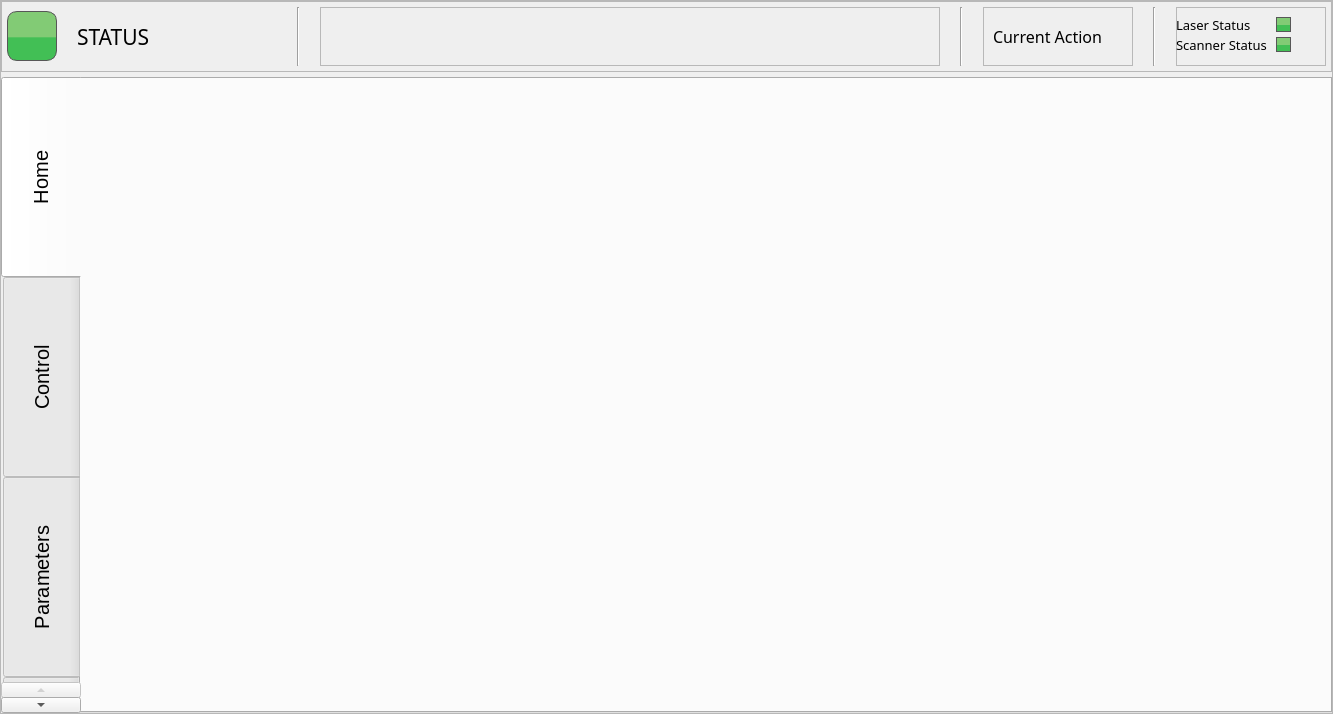
<?xml version="1.0" encoding="UTF-8"?>
<ui version="4.0">
 <class>Form</class>
 <widget class="QWidget" name="Form">
  <property name="geometry">
   <rect>
    <x>0</x>
    <y>0</y>
    <width>1333</width>
    <height>714</height>
   </rect>
  </property>
  <property name="windowTitle">
   <string>Form</string>
  </property>
  <layout class="QVBoxLayout" name="verticalLayout">
   <property name="spacing">
    <number>0</number>
   </property>
   <property name="leftMargin">
    <number>0</number>
   </property>
   <property name="topMargin">
    <number>0</number>
   </property>
   <property name="rightMargin">
    <number>0</number>
   </property>
   <property name="bottomMargin">
    <number>0</number>
   </property>
   <item>
    <widget class="QFrame" name="frame">
     <property name="frameShape">
      <enum>QFrame::StyledPanel</enum>
     </property>
     <property name="frameShadow">
      <enum>QFrame::Raised</enum>
     </property>
     <layout class="QVBoxLayout" name="verticalLayout_2">
      <property name="spacing">
       <number>5</number>
      </property>
      <property name="leftMargin">
       <number>0</number>
      </property>
      <property name="topMargin">
       <number>0</number>
      </property>
      <property name="rightMargin">
       <number>0</number>
      </property>
      <property name="bottomMargin">
       <number>0</number>
      </property>
      <item>
       <widget class="QFrame" name="frame_2">
        <property name="minimumSize">
         <size>
          <width>0</width>
          <height>71</height>
         </size>
        </property>
        <property name="maximumSize">
         <size>
          <width>16777215</width>
          <height>71</height>
         </size>
        </property>
        <property name="styleSheet">
         <string notr="true"/>
        </property>
        <property name="frameShape">
         <enum>QFrame::StyledPanel</enum>
        </property>
        <property name="frameShadow">
         <enum>QFrame::Raised</enum>
        </property>
        <layout class="QHBoxLayout" name="horizontalLayout" stretch="0,0,0,0,0,0,0,0">
         <property name="spacing">
          <number>20</number>
         </property>
         <property name="leftMargin">
          <number>5</number>
         </property>
         <property name="topMargin">
          <number>5</number>
         </property>
         <property name="rightMargin">
          <number>5</number>
         </property>
         <property name="bottomMargin">
          <number>5</number>
         </property>
         <item>
          <widget class="QLabel" name="printerStatusColour">
           <property name="minimumSize">
            <size>
             <width>50</width>
             <height>50</height>
            </size>
           </property>
           <property name="maximumSize">
            <size>
             <width>50</width>
             <height>50</height>
            </size>
           </property>
           <property name="font">
            <font>
             <family>Gotham</family>
             <pointsize>16</pointsize>
             <weight>50</weight>
             <bold>false</bold>
             <underline>false</underline>
             <strikeout>false</strikeout>
            </font>
           </property>
           <property name="styleSheet">
            <string notr="true">     border: 1px solid rgb(87, 87, 87);
	border-radius: 10px;
	background-color: qlineargradient(spread:pad, x1:0, y1:0.523, x2:0, y2:0.534, stop:0 rgba(130, 203, 117, 255), stop:1 rgba(66, 191, 85, 255));</string>
           </property>
           <property name="text">
            <string/>
           </property>
           <property name="alignment">
            <set>Qt::AlignCenter</set>
           </property>
          </widget>
         </item>
         <item>
          <widget class="QLabel" name="printerStatus">
           <property name="minimumSize">
            <size>
             <width>200</width>
             <height>0</height>
            </size>
           </property>
           <property name="font">
            <font>
             <family>Gotham</family>
             <pointsize>16</pointsize>
             <weight>50</weight>
             <bold>false</bold>
             <underline>false</underline>
             <strikeout>false</strikeout>
            </font>
           </property>
           <property name="styleSheet">
            <string notr="true">
background-color: rgba(255, 255, 255, 0);</string>
           </property>
           <property name="text">
            <string>STATUS</string>
           </property>
           <property name="scaledContents">
            <bool>true</bool>
           </property>
           <property name="alignment">
            <set>Qt::AlignLeading|Qt::AlignLeft|Qt::AlignVCenter</set>
           </property>
           <property name="wordWrap">
            <bool>true</bool>
           </property>
          </widget>
         </item>
         <item>
          <widget class="Line" name="line_3">
           <property name="orientation">
            <enum>Qt::Vertical</enum>
           </property>
          </widget>
         </item>
         <item>
          <widget class="QFrame" name="frame_5">
           <property name="frameShape">
            <enum>QFrame::StyledPanel</enum>
           </property>
           <property name="frameShadow">
            <enum>QFrame::Raised</enum>
           </property>
           <layout class="QVBoxLayout" name="verticalLayout_3">
            <item>
             <widget class="QLabel" name="label">
              <property name="minimumSize">
               <size>
                <width>600</width>
                <height>40</height>
               </size>
              </property>
              <property name="maximumSize">
               <size>
                <width>600</width>
                <height>40</height>
               </size>
              </property>
              <property name="text">
               <string/>
              </property>
              <property name="pixmap">
               <pixmap resource="../resources/resource.qrc">:/Logos &amp; Branding/img/Logos/control_center_logo_black.png</pixmap>
              </property>
              <property name="scaledContents">
               <bool>true</bool>
              </property>
             </widget>
            </item>
           </layout>
          </widget>
         </item>
         <item>
          <widget class="Line" name="line_2">
           <property name="orientation">
            <enum>Qt::Vertical</enum>
           </property>
          </widget>
         </item>
         <item>
          <widget class="QFrame" name="frame_4">
           <property name="minimumSize">
            <size>
             <width>150</width>
             <height>0</height>
            </size>
           </property>
           <property name="frameShape">
            <enum>QFrame::StyledPanel</enum>
           </property>
           <property name="frameShadow">
            <enum>QFrame::Raised</enum>
           </property>
           <widget class="QLabel" name="printerStatus_4">
            <property name="geometry">
             <rect>
              <x>10</x>
              <y>0</y>
              <width>131</width>
              <height>59</height>
             </rect>
            </property>
            <property name="minimumSize">
             <size>
              <width>100</width>
              <height>0</height>
             </size>
            </property>
            <property name="font">
             <font>
              <family>Gotham</family>
              <pointsize>12</pointsize>
              <weight>50</weight>
              <bold>false</bold>
              <underline>false</underline>
              <strikeout>false</strikeout>
             </font>
            </property>
            <property name="styleSheet">
             <string notr="true">
background-color: rgba(255, 255, 255, 0);</string>
            </property>
            <property name="text">
             <string>Current Action</string>
            </property>
            <property name="scaledContents">
             <bool>true</bool>
            </property>
            <property name="alignment">
             <set>Qt::AlignLeading|Qt::AlignLeft|Qt::AlignVCenter</set>
            </property>
            <property name="wordWrap">
             <bool>true</bool>
            </property>
           </widget>
          </widget>
         </item>
         <item>
          <widget class="Line" name="line">
           <property name="orientation">
            <enum>Qt::Vertical</enum>
           </property>
          </widget>
         </item>
         <item>
          <widget class="QFrame" name="frame_3">
           <property name="sizePolicy">
            <sizepolicy hsizetype="Minimum" vsizetype="Minimum">
             <horstretch>0</horstretch>
             <verstretch>0</verstretch>
            </sizepolicy>
           </property>
           <property name="minimumSize">
            <size>
             <width>150</width>
             <height>0</height>
            </size>
           </property>
           <property name="frameShape">
            <enum>QFrame::StyledPanel</enum>
           </property>
           <property name="frameShadow">
            <enum>QFrame::Raised</enum>
           </property>
           <widget class="QLabel" name="printerStatus_2">
            <property name="geometry">
             <rect>
              <x>0</x>
              <y>10</y>
              <width>100</width>
              <height>16</height>
             </rect>
            </property>
            <property name="minimumSize">
             <size>
              <width>100</width>
              <height>0</height>
             </size>
            </property>
            <property name="font">
             <font>
              <family>Gotham</family>
              <pointsize>10</pointsize>
              <weight>50</weight>
              <bold>false</bold>
              <underline>false</underline>
              <strikeout>false</strikeout>
             </font>
            </property>
            <property name="styleSheet">
             <string notr="true">
background-color: rgba(255, 255, 255, 0);</string>
            </property>
            <property name="text">
             <string>Laser Status</string>
            </property>
            <property name="scaledContents">
             <bool>true</bool>
            </property>
            <property name="alignment">
             <set>Qt::AlignLeading|Qt::AlignLeft|Qt::AlignVCenter</set>
            </property>
            <property name="wordWrap">
             <bool>true</bool>
            </property>
           </widget>
           <widget class="QLabel" name="printerStatus_3">
            <property name="geometry">
             <rect>
              <x>0</x>
              <y>30</y>
              <width>100</width>
              <height>16</height>
             </rect>
            </property>
            <property name="minimumSize">
             <size>
              <width>100</width>
              <height>0</height>
             </size>
            </property>
            <property name="font">
             <font>
              <family>Gotham</family>
              <pointsize>10</pointsize>
              <weight>50</weight>
              <bold>false</bold>
              <underline>false</underline>
              <strikeout>false</strikeout>
             </font>
            </property>
            <property name="styleSheet">
             <string notr="true">
background-color: rgba(255, 255, 255, 0);</string>
            </property>
            <property name="text">
             <string>Scanner Status</string>
            </property>
            <property name="scaledContents">
             <bool>true</bool>
            </property>
            <property name="alignment">
             <set>Qt::AlignLeading|Qt::AlignLeft|Qt::AlignVCenter</set>
            </property>
            <property name="wordWrap">
             <bool>true</bool>
            </property>
           </widget>
           <widget class="QLabel" name="printerStatusColour_3">
            <property name="geometry">
             <rect>
              <x>100</x>
              <y>30</y>
              <width>15</width>
              <height>15</height>
             </rect>
            </property>
            <property name="minimumSize">
             <size>
              <width>15</width>
              <height>15</height>
             </size>
            </property>
            <property name="maximumSize">
             <size>
              <width>15</width>
              <height>15</height>
             </size>
            </property>
            <property name="font">
             <font>
              <family>Gotham</family>
              <pointsize>16</pointsize>
              <weight>50</weight>
              <bold>false</bold>
              <underline>false</underline>
              <strikeout>false</strikeout>
             </font>
            </property>
            <property name="styleSheet">
             <string notr="true">     border: 1px solid rgb(87, 87, 87);
	background-color: qlineargradient(spread:pad, x1:0, y1:0.523, x2:0, y2:0.534, stop:0 rgba(130, 203, 117, 255), stop:1 rgba(66, 191, 85, 255));</string>
            </property>
            <property name="text">
             <string/>
            </property>
            <property name="alignment">
             <set>Qt::AlignCenter</set>
            </property>
           </widget>
           <widget class="QLabel" name="printerStatusColour_2">
            <property name="geometry">
             <rect>
              <x>100</x>
              <y>10</y>
              <width>15</width>
              <height>15</height>
             </rect>
            </property>
            <property name="minimumSize">
             <size>
              <width>15</width>
              <height>15</height>
             </size>
            </property>
            <property name="maximumSize">
             <size>
              <width>15</width>
              <height>15</height>
             </size>
            </property>
            <property name="font">
             <font>
              <family>Gotham</family>
              <pointsize>16</pointsize>
              <weight>50</weight>
              <bold>false</bold>
              <underline>false</underline>
              <strikeout>false</strikeout>
             </font>
            </property>
            <property name="styleSheet">
             <string notr="true">     border: 1px solid rgb(87, 87, 87);
	background-color: qlineargradient(spread:pad, x1:0, y1:0.523, x2:0, y2:0.534, stop:0 rgba(130, 203, 117, 255), stop:1 rgba(66, 191, 85, 255));</string>
            </property>
            <property name="text">
             <string/>
            </property>
            <property name="alignment">
             <set>Qt::AlignCenter</set>
            </property>
           </widget>
          </widget>
         </item>
        </layout>
       </widget>
      </item>
      <item>
       <widget class="QTabWidget" name="tabWidget">
        <property name="font">
         <font>
          <pointsize>15</pointsize>
         </font>
        </property>
        <property name="styleSheet">
         <string notr="true">QTabBar::tab {
    width: 80%;  /* Adjust the percentage as needed */
    height: 200%;  /* Adjust the percentage as needed */


}</string>
        </property>
        <property name="tabPosition">
         <enum>QTabWidget::West</enum>
        </property>
        <property name="tabShape">
         <enum>QTabWidget::Rounded</enum>
        </property>
        <property name="currentIndex">
         <number>0</number>
        </property>
        <property name="iconSize">
         <size>
          <width>40</width>
          <height>40</height>
         </size>
        </property>
        <widget class="QWidget" name="home_tab">
         <attribute name="icon">
          <iconset resource="../resources/resource.qrc">
           <normaloff>:/Icons/img/icons/house.png</normaloff>:/Icons/img/icons/house.png</iconset>
         </attribute>
         <attribute name="title">
          <string>Home</string>
         </attribute>
        </widget>
        <widget class="QWidget" name="control_tab">
         <attribute name="icon">
          <iconset resource="../resources/resource.qrc">
           <normaloff>:/Icons/img/icons/Motion.png</normaloff>:/Icons/img/icons/Motion.png</iconset>
         </attribute>
         <attribute name="title">
          <string>Control</string>
         </attribute>
        </widget>
        <widget class="QWidget" name="parameters_tab">
         <attribute name="icon">
          <iconset resource="../resources/resource.qrc">
           <normaloff>:/Icons/img/icons/settings-1.png</normaloff>:/Icons/img/icons/settings-1.png</iconset>
         </attribute>
         <attribute name="title">
          <string>Parameters</string>
         </attribute>
        </widget>
        <widget class="QWidget" name="settings_tab">
         <attribute name="icon">
          <iconset resource="../resources/resource.qrc">
           <normaloff>:/Icons/img/icons/settings.png</normaloff>:/Icons/img/icons/settings.png</iconset>
         </attribute>
         <attribute name="title">
          <string>Settings</string>
         </attribute>
        </widget>
       </widget>
      </item>
     </layout>
    </widget>
   </item>
  </layout>
 </widget>
 <resources>
  <include location="../resources/resource.qrc"/>
 </resources>
 <connections/>
</ui>
